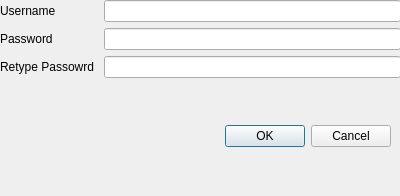
<?xml version="1.0" encoding="UTF-8"?>
<ui version="4.0">
 <class>Dialog</class>
 <widget class="QDialog" name="Dialog">
  <property name="geometry">
   <rect>
    <x>0</x>
    <y>0</y>
    <width>400</width>
    <height>196</height>
   </rect>
  </property>
  <property name="windowTitle">
   <string>Dialog</string>
  </property>
  <widget class="QDialogButtonBox" name="buttonBox">
   <property name="geometry">
    <rect>
     <x>50</x>
     <y>120</y>
     <width>341</width>
     <height>32</height>
    </rect>
   </property>
   <property name="orientation">
    <enum>Qt::Horizontal</enum>
   </property>
   <property name="standardButtons">
    <set>QDialogButtonBox::Cancel|QDialogButtonBox::Ok</set>
   </property>
  </widget>
  <widget class="QWidget" name="formLayoutWidget">
   <property name="geometry">
    <rect>
     <x>0</x>
     <y>0</y>
     <width>401</width>
     <height>80</height>
    </rect>
   </property>
   <layout class="QFormLayout" name="formLayout">
    <item row="0" column="0">
     <widget class="QLabel" name="username_label">
      <property name="text">
       <string>Username</string>
      </property>
     </widget>
    </item>
    <item row="1" column="0">
     <widget class="QLabel" name="password_label">
      <property name="text">
       <string>Password</string>
      </property>
     </widget>
    </item>
    <item row="0" column="1">
     <widget class="QLineEdit" name="username_input"/>
    </item>
    <item row="1" column="1">
     <widget class="QLineEdit" name="password_input">
      <property name="echoMode">
       <enum>QLineEdit::Password</enum>
      </property>
     </widget>
    </item>
    <item row="2" column="0">
     <widget class="QLabel" name="retyped_password_2">
      <property name="text">
       <string>Retype Passowrd </string>
      </property>
     </widget>
    </item>
    <item row="2" column="1">
     <widget class="QLineEdit" name="retyped_password_input">
      <property name="echoMode">
       <enum>QLineEdit::Password</enum>
      </property>
     </widget>
    </item>
   </layout>
  </widget>
  <widget class="QLabel" name="communication_box">
   <property name="geometry">
    <rect>
     <x>6</x>
     <y>90</y>
     <width>391</width>
     <height>20</height>
    </rect>
   </property>
   <property name="text">
    <string/>
   </property>
  </widget>
 </widget>
 <resources/>
 <connections>
  <connection>
   <sender>buttonBox</sender>
   <signal>accepted()</signal>
   <receiver>Dialog</receiver>
   <slot>accept()</slot>
   <hints>
    <hint type="sourcelabel">
     <x>248</x>
     <y>254</y>
    </hint>
    <hint type="destinationlabel">
     <x>157</x>
     <y>274</y>
    </hint>
   </hints>
  </connection>
  <connection>
   <sender>buttonBox</sender>
   <signal>rejected()</signal>
   <receiver>Dialog</receiver>
   <slot>reject()</slot>
   <hints>
    <hint type="sourcelabel">
     <x>316</x>
     <y>260</y>
    </hint>
    <hint type="destinationlabel">
     <x>286</x>
     <y>274</y>
    </hint>
   </hints>
  </connection>
 </connections>
</ui>
